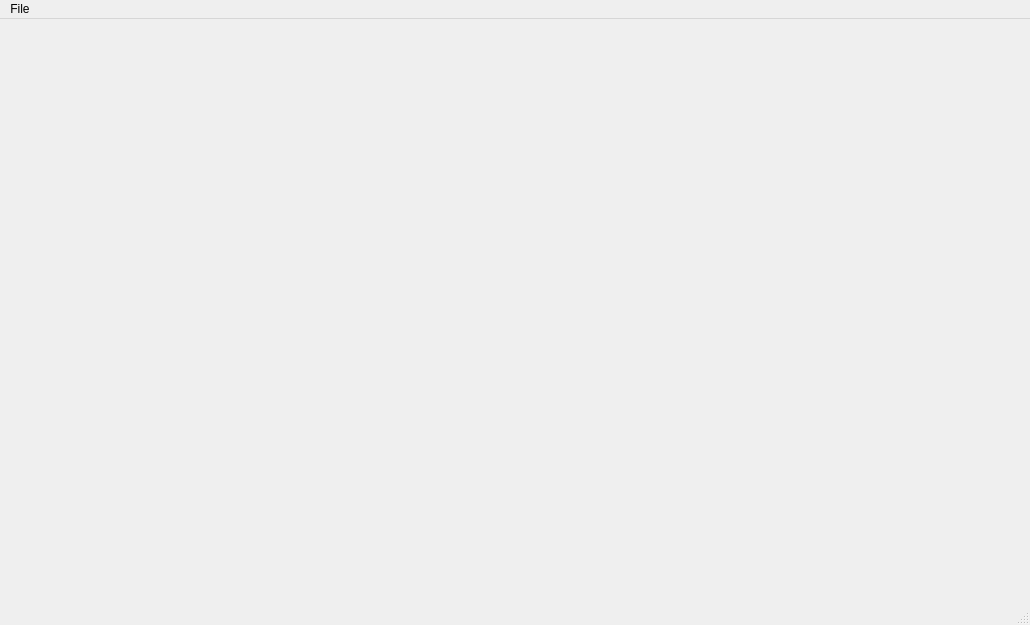
<?xml version="1.0" encoding="UTF-8"?>
<ui version="4.0">
 <class>MainWindow</class>
 <widget class="QMainWindow" name="MainWindow">
  <property name="geometry">
   <rect>
    <x>0</x>
    <y>0</y>
    <width>1030</width>
    <height>625</height>
   </rect>
  </property>
  <property name="windowTitle">
   <string>MainWindow</string>
  </property>
  <widget class="QWidget" name="centralwidget"/>
  <widget class="QMenuBar" name="menubar">
   <property name="geometry">
    <rect>
     <x>0</x>
     <y>0</y>
     <width>1030</width>
     <height>21</height>
    </rect>
   </property>
   <widget class="QMenu" name="menuFile">
    <property name="title">
     <string>File</string>
    </property>
    <addaction name="actionNew_Level"/>
    <addaction name="actionLoad_Level"/>
    <addaction name="actionSave"/>
    <addaction name="actionSave_As"/>
    <addaction name="actionQuit"/>
   </widget>
   <addaction name="menuFile"/>
  </widget>
  <widget class="QStatusBar" name="statusbar"/>
  <action name="actionNew_Level">
   <property name="text">
    <string>New</string>
   </property>
  </action>
  <action name="actionLoad_Level">
   <property name="text">
    <string>Load</string>
   </property>
  </action>
  <action name="actionSave">
   <property name="text">
    <string>Save</string>
   </property>
  </action>
  <action name="actionSave_As">
   <property name="text">
    <string>Save As</string>
   </property>
  </action>
  <action name="actionQuit">
   <property name="text">
    <string>Quit</string>
   </property>
  </action>
 </widget>
 <resources/>
 <connections/>
</ui>
